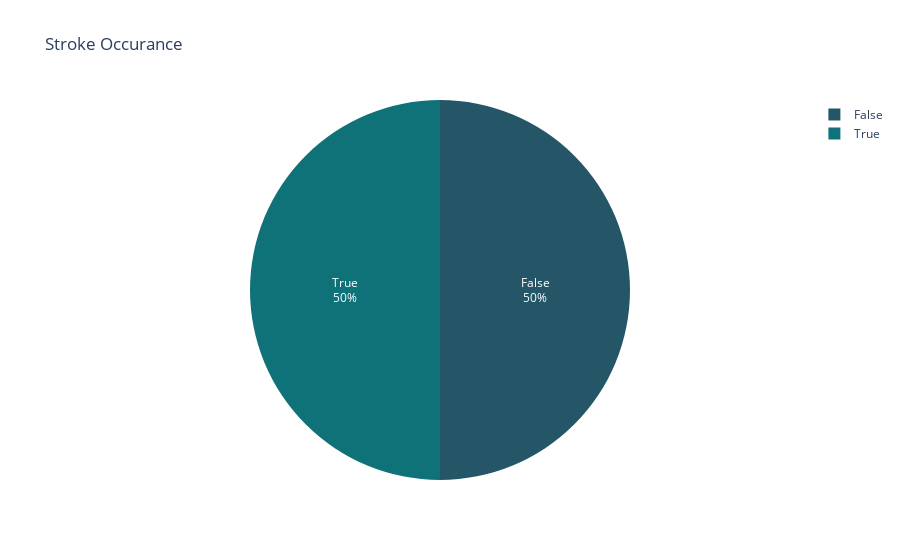

Write notebook code for a chart like this one.
### Code cell
df = np.concatenate((df_0,df_1))

#create the balanced dataframe
df = pd.DataFrame(df)
df.columns = ['gender', 'age', 'hypertension', 'heart_disease', 'ever_married','work_type', 'Residence_type', 'avg_glucose_level', 'bmi','smoking_status', 'stroke']

# visualize balanced data 
stroke = dict(df['stroke'].value_counts())
fig = px.pie(names = ['False','True'],values = stroke.values(),title = 'Stroke Occurance',color_discrete_sequence=px.colors.sequential.Aggrnyl)
fig.update_traces(textposition='inside', textinfo='percent+label')

### Figure 1 — Plotly figure (JSON) as saved in the notebook; plotly's stock layout.template omitted (floating-point values rounded to 4 significant figures)
{"data": [{"domain": {"x": [0, 1], "y": [0, 1]}, "hovertemplate": "label=%{label}<br>value=%{value}<extra></extra>", "labels": ["False", "True"], "legendgroup": "", "name": "", "showlegend": true, "textinfo": "percent+label", "textposition": "inside", "type": "pie", "values": [4124, 4124]}], "layout": {"legend": {"tracegroupgap": 0}, "piecolorway": ["rgb(36, 86, 104)", "rgb(15, 114, 121)", "rgb(13, 143, 129)", "rgb(57, 171, 126)", "rgb(110, 197, 116)", "rgb(169, 220, 103)", "rgb(237, 239, 93)"], "title": {"text": "Stroke Occurance"}}}
